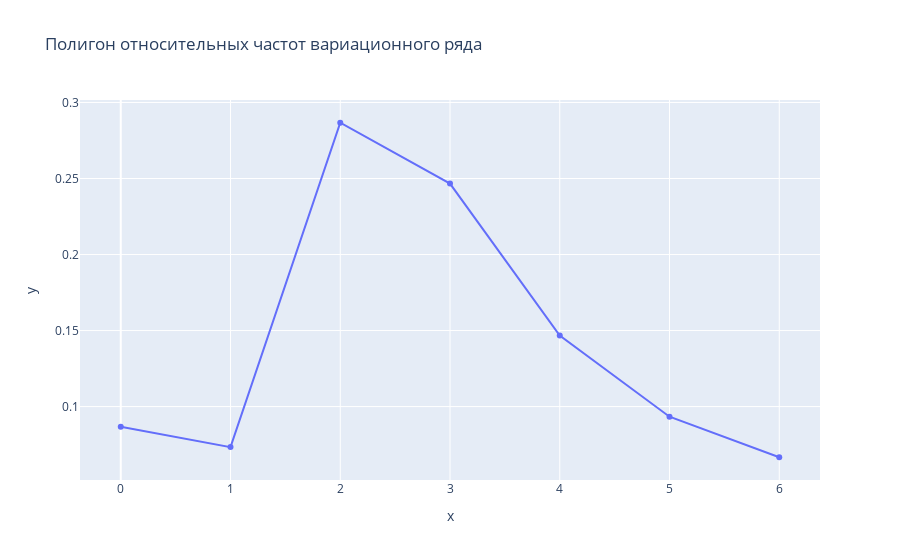

Notebook code cell kept with this figure:
### Markdown cell above
### Полигон относительных частот вариационного ряда

### Code cell
px.line(x=unique, y=rel_freq.iloc[0], markers=True, title='Полигон относительных частот вариационного ряда')

### Figure 1 — Plotly figure (JSON) as saved in the notebook; plotly's stock layout.template omitted (floating-point values rounded to 4 significant figures)
{"data": [{"hovertemplate": "x=%{x}<br>y=%{y}<extra></extra>", "legendgroup": "", "line": {"color": "#636efa", "dash": "solid"}, "marker": {"symbol": "circle"}, "mode": "markers+lines", "name": "", "orientation": "v", "showlegend": false, "type": "scatter", "x": [0, 1, 2, 3, 4, 5, 6], "xaxis": "x", "y": [0.08667, 0.07333, 0.2867, 0.2467, 0.1467, 0.09333, 0.06667], "yaxis": "y"}], "layout": {"legend": {"tracegroupgap": 0}, "title": {"text": "Полигон относительных частот вариационного ряда"}, "xaxis": {"anchor": "y", "domain": [0, 1], "title": {"text": "x"}}, "yaxis": {"anchor": "x", "domain": [0, 1], "title": {"text": "y"}}}}
